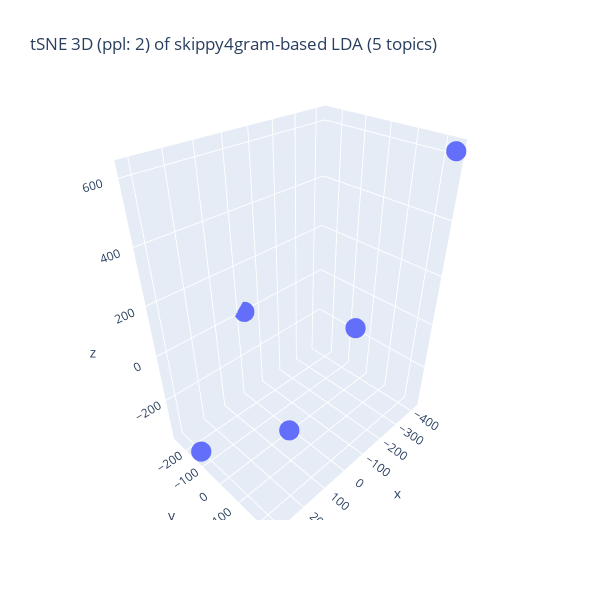

Here is the notebook cell this chart was saved with:
### Code cell
%%capture --no-display

## Plotlyを使って tSNE の結果の可視化 (3D)
import numpy as np
import plotly.graph_objects as go

## 変数の指定
d1, d2, d3 = topic_tsne_3d[:,0], topic_tsne_3d[:,1], topic_tsne_3d[:,2]
fig = go.Figure(data = [go.Scatter3d(x = d1, y = d2, z = d3,
                                     mode = 'markers', marker = dict(size = 7)) ])

## 3D 散布図にラベルを追加する処理は未実装
#fig.update_traces(text = [ str(x) for x in range(len(topic_dist))])
title_val = f"tSNE 3D (ppl: {top_perplexity_val}) of {term_type}-based LDA ({n_topics} topics)"
fig.update_layout(title = dict(text = title_val),
                  autosize = False, width = 600, height = 600,)
fig.show()

### Figure 1 — Plotly figure (JSON) as saved in the notebook; plotly's stock layout.template omitted (floating-point values rounded to 4 significant figures)
{"data": [{"marker": {"size": 7}, "mode": "markers", "type": "scatter3d", "x": [-19.46, 114.4, 314.3, -421.5, -91.62], "y": [-261.9, 107.8, -135.8, 245.0, 191.3], "z": [7.847, -221.4, -366.6, 616.4, 138.8]}], "layout": {"autosize": false, "height": 600, "title": {"text": "tSNE 3D (ppl: 2) of skippy4gram-based LDA (5 topics)"}, "width": 600}}
